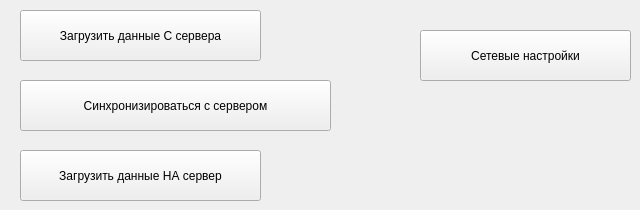
      <widget class="QWidget" name="tab_2">
       <attribute name="title">
        <string>Работа по сети</string>
       </attribute>
       <widget class="QPushButton" name="pushButton_network_settings">
        <property name="geometry">
         <rect>
          <x>420</x>
          <y>30</y>
          <width>211</width>
          <height>51</height>
         </rect>
        </property>
        <property name="text">
         <string>Сетевые настройки</string>
        </property>
       </widget>
       <widget class="QPushButton" name="pushButton_download_from_server">
        <property name="geometry">
         <rect>
          <x>20</x>
          <y>10</y>
          <width>241</width>
          <height>51</height>
         </rect>
        </property>
        <property name="text">
         <string>Загрузить данные С сервера</string>
        </property>
       </widget>
       <widget class="QPushButton" name="pushButton_sync_up">
        <property name="geometry">
         <rect>
          <x>20</x>
          <y>80</y>
          <width>311</width>
          <height>51</height>
         </rect>
        </property>
        <property name="text">
         <string>Синхронизироваться с сервером</string>
        </property>
       </widget>
       <widget class="QPushButton" name="pushButton_load_to_server">
        <property name="geometry">
         <rect>
          <x>20</x>
          <y>150</y>
          <width>241</width>
          <height>51</height>
         </rect>
        </property>
        <property name="text">
         <string>Загрузить данные НА сервер</string>
        </property>
       </widget>
      </widget>
